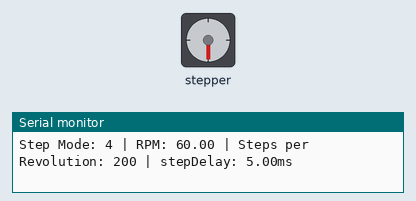
Bench run of a sketch on a simulated Arduino Uno, built with avr-gcc and run on an emulated ATmega328P. On the bench: stepper motor, the last lines printed to the serial monitor. Wiring (inferred from the names in the program): stepper motor driver (400 steps per turn assumed): step pin 8; direction pin 9.

Above: at 1.1 s.
At 31.4 s:
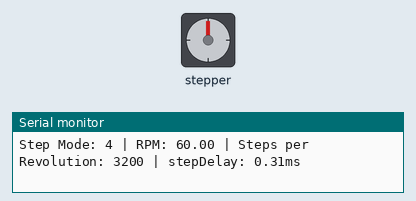
Timing chart, 0 to 40.0 s (numbered marks = the images above):
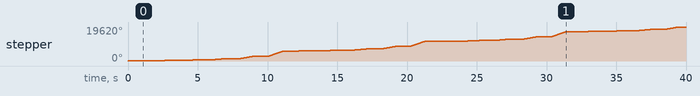

The sketch:

Demo_B_0.1_stepMode_Iteration.ino
```cpp
//Alexander Visscher Created 27/11/2024 14:32
//Project: Stepper motor demonstration on Step modes and Speed
//For: Contribution towards Practable.io
//------------------------------------------------------------
//whats different to previous verson: implementing easy Step mode selection


//------------------------------------------------------------
/*
Stepper Motor Resolution Calculations:

- Full Step: 200 steps per revolution (1.8° per step)
- Half Stepping: 400 steps per revolution (0.9° per step)
- Quarter Stepping: 800 steps per revolution (0.45° per step)
- 1/8 Stepping: 1600 steps per revolution (0.225° per step)
- 1/16 Stepping: 3200 steps per revolution (0.1125° per step)

Microstepping Mode Configuration (MS1, MS2, MS3 pins):

- Full Step:    MS1 = Low (0), MS2 = Low (0), MS3 = Low (0)
- Half Step:    MS1 = High (1), MS2 = Low (0), MS3 = Low (0)
- Quarter Step: MS1 = Low (0), MS2 = High (1), MS3 = Low (0)
- 1/8 Step:     MS1 = High (1), MS2 = High (1), MS3 = Low (0)
- 1/16 Step:    MS1 = High (1), MS2 = High (1), MS3 = High (1)
*/

// Define stepper motor connections and steps per revolution:
#define dirPin 9
#define stepPin 8
#define MS1 5
#define MS2 6
#define MS3 7

#define FULL_STEP 0
#define HALF_STEP 1
#define QUARTER_STEP 2
#define EIGHTH_STEP 3
#define SIXTEENTH_STEP 4

// define the stepPerRevolution variable
int stepsPerRevolution;

// Array to store MS1, MS2, MS3 values for each step mode
int stepModes[5][3] = {
  { LOW, LOW, LOW },    // Full Step:    MS1=0, MS2=0, MS3=0
  { HIGH, LOW, LOW },   // Half Step:    MS1=1, MS2=0, MS3=0
  { LOW, HIGH, LOW },   // Quarter Step: MS1=0, MS2=1, MS3=0
  { HIGH, HIGH, LOW },  // 1/8 Step:     MS1=1, MS2=1, MS3=0
  { HIGH, HIGH, HIGH }  // 1/16 Step:    MS1=1, MS2=1, MS3=1
};

// Select Starting Parameters
int stepMode = SIXTEENTH_STEP;
float RPM = 60;
bool constant_stepDelay_n_steps = false; //sets the stepDelay and number of steps to do constant


void setup() {

  Serial.begin(9600);

  // Declare pins as output:
  pinMode(stepPin, OUTPUT);
  pinMode(dirPin, OUTPUT);

  pinMode(MS1, OUTPUT);
  pinMode(MS2, OUTPUT);
  pinMode(MS3, OUTPUT);

  setStepMode(FULL_STEP);
}

void loop() {
  // Set the spinning direction clockwise:
  digitalWrite(dirPin, HIGH);

  float stepDelay = 60.0 / (RPM * stepsPerRevolution);  // in seconds
  float pulseDelay = (stepDelay / 2) * 1000 * 1000;    //step delay in microseconds.

  Serial.println("Step Mode: " + String(stepMode) + " | RPM: " + String(RPM) + " | Steps per Revolution: " + String(stepsPerRevolution) + " | stepDelay: " + String(stepDelay*1000) +"ms");

  // sets the number of pulses per second constant as Step mode changes.
  // additionally caps the "steps per revolution" at 400 steps
  if (constant_stepDelay_n_steps == true) {
    stepDelay = 5000;          //stepDelay in millisecond for FULL_STEP, 200 stepsPerRevolution at 60 rpm
    pulseDelay = stepDelay/2;
    stepsPerRevolution = 400;  //2x default FULL_STEP rotations (2 rotations)
  }

  // Spin the stepper motor:
  for (int i = 0; i < stepsPerRevolution; i++) {
    // These four lines result in 1 step:
    digitalWrite(stepPin, HIGH);
    delayMicroseconds(pulseDelay);
    digitalWrite(stepPin, LOW);
    delayMicroseconds(pulseDelay);
  }


  delay(1000);

  //iterate through step modes and wrap around
  stepMode = (stepMode + 1) % 5;

  //sets the MS1, MS2, MS3 pins appropriately
  //and adjust the stepsPerRevolution if needed
  setStepMode(stepMode);
}

void setStepMode(int mode) {
  // Set the MS1, MS2, MS3 pins based on the mode
  digitalWrite(MS1, stepModes[mode][0]);
  digitalWrite(MS2, stepModes[mode][1]);
  digitalWrite(MS3, stepModes[mode][2]);

  // Set stepsPerRevolution based on the step mode
  switch (mode) {
    case FULL_STEP:
      stepsPerRevolution = 200;  // Full step (1.8 degrees per step)
      break;
    case HALF_STEP:
      stepsPerRevolution = 400;  // Half step (0.9 degrees per step)
      break;
    case QUARTER_STEP:
      stepsPerRevolution = 800;  // Quarter step (0.45 degrees per step)
      break;
    case EIGHTH_STEP:
      stepsPerRevolution = 1600;  // 1/8 step (0.225 degrees per step)
      break;
    case SIXTEENTH_STEP:
      stepsPerRevolution = 3200;  // 1/16 step (0.1125 degrees per step)
      break;
    default:
      stepsPerRevolution = 200;  // Default to full step
  }
}
```
